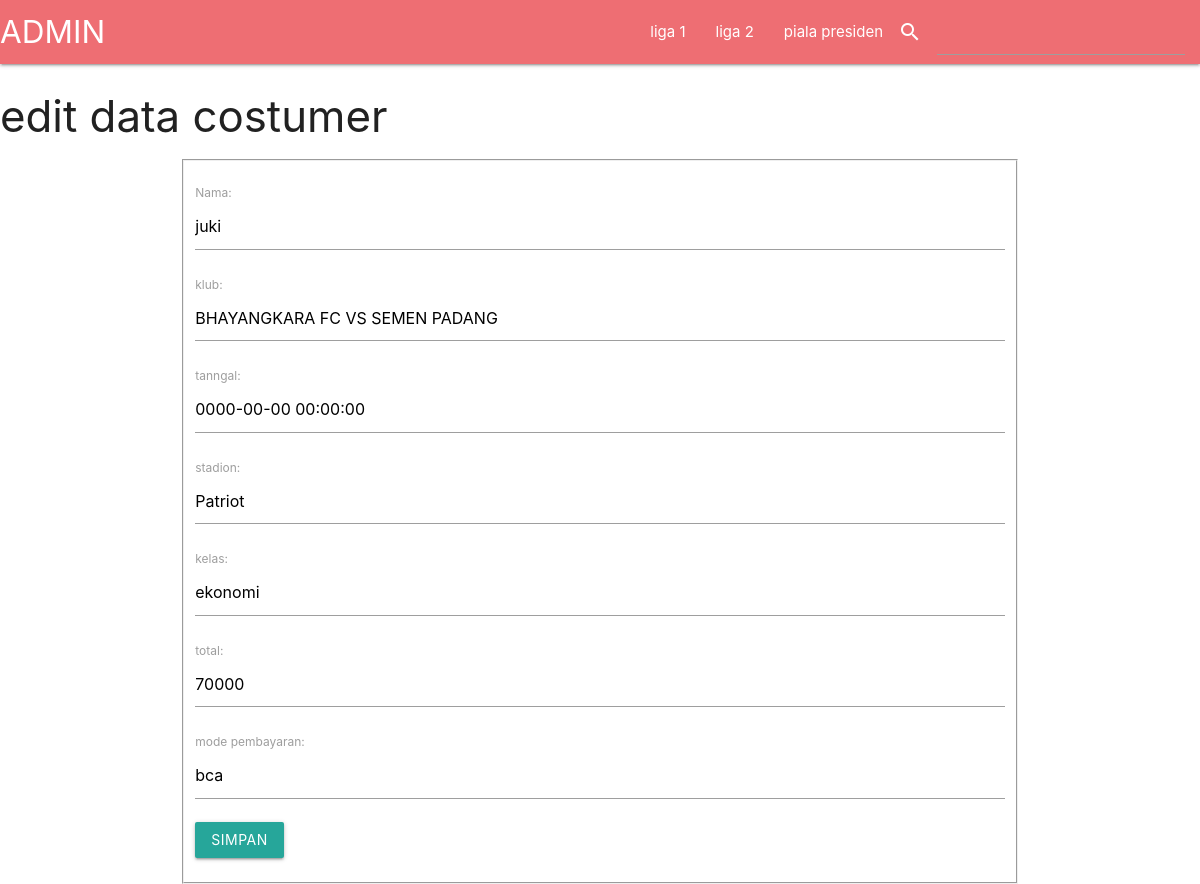
Page /edit_admin.php?id=20 on the committed database.
### tables this page shows
CREATE TABLE `pemesanan` (
  `id` char(16) NOT NULL,
  `nama` varchar(100) NOT NULL,
  `klub_b` varchar(100) NOT NULL,
  `tanggal` datetime NOT NULL,
  `stadion` varchar(100) NOT NULL,
  `kelas` varchar(20) NOT NULL,
  `total` varchar(100) NOT NULL,
  `pembayaran` varchar(20) NOT NULL,
  `liga` varchar(100) NOT NULL
);

### edit_admin.php (the view, shortened to what this page needs)
<?php include 'koneksi.php'; ?>
<!DOCTYPE html>
<html>
<link rel="stylesheet"href="https://cdnjs.cloudflare.com/ajax/libs/materialize/1.0.0/css/materialize.min.css">
<head>
</head>
<body>
<form method="post" action="cari.php">
 <nav>
    <div class="nav-wrapper">
      <a href="halaman_admin.php" class="brand-logo">ADMIN</a>
      <ul id="nav-mobile" class="right hide-on-med-and-down">
        <li><a href="halaman_admin1.php">liga 1</a></li>&emsp;
        <li><a href="halaman_admin2.php">liga 2</a></li>
        <li><a href="halaman_admin3.php">piala presiden</a></li>
        <i class="small material-icons left" >search</i>
         <li class="input-field"><input type="text" name="cari" required>
         </li>
      </ul>
    </div>
  </nav>
</form>
<?php
$id = $_GET['id'];
$sql = "SELECT * FROM pemesanan WHERE id='$id' ";
$query = mysqli_query($koneksi, $sql);
$data = mysqli_fetch_assoc($query);
?>
<!DOCTYPE html>
<html lang="en">
<head>
</head>
<body>
    <header>
        <h3>edit data costumer</h3>
    </header>
<div class="container">
    <form action="proses-edit.php" method="POST">
        <fieldset>
        <p>
            <label for="nama">Nama: </label>
            <input type="text" name="nama" placeholder="nama" value="<?php echo $data['nama'] ?>" />
        </p>
        <p>
            <label for="klub_b">klub: </label>
            <input readonly="true" type="text" name="klub_b" placeholder="klub" value="<?php echo $data['klub_b'] ?>" />
        </p>
        <p>
            <label for="tanggal">tanngal: </label>
            <input readonly="true" type="text" name="tanggal" placeholder="tanggal" value="<?php echo $data['tanggal'] ?>" />
        </p>
        <p>
            <label for="stadion">stadion: </label>
            <input readonly="true" type="text" name="stadion" placeholder="stadion" value="<?php echo $data['stadion'] ?>" />
        </p>
        <p>
            <label for="kelas">kelas: </label>
            <input readonly="true" type="text" name="kelas" placeholder="kelas" value="<?php echo $data['kelas'] ?>" />
        </p>
        <p>
            <label for="total">total: </label>
            <input readonly="true" type="text" name="total" placeholder="total" value="<?php echo $data['total'] ?>" / >
        </p>
        <p>
            <label for="pembayaran">mode pembayaran: </label>
            <input type="text" name="pembayaran" placeholder="pembayaran" value="<?php echo $data['pembayaran'] ?>">
        </p>
        <p>
            <input type="submit" value="Simpan" class="btn btn-primary" name="simpan" />
        </p>
        </fieldset>
    </form>
</div>
    </body>
</html>

### rows in the picture
pemesanan: nama "juki", klub_b "BHAYANGKARA FC VS SEMEN PADANG", tanggal "0000-00-00 00:00:00", stadion "Patriot", kelas "ekonomi", total "70000", pembayaran "bca"
